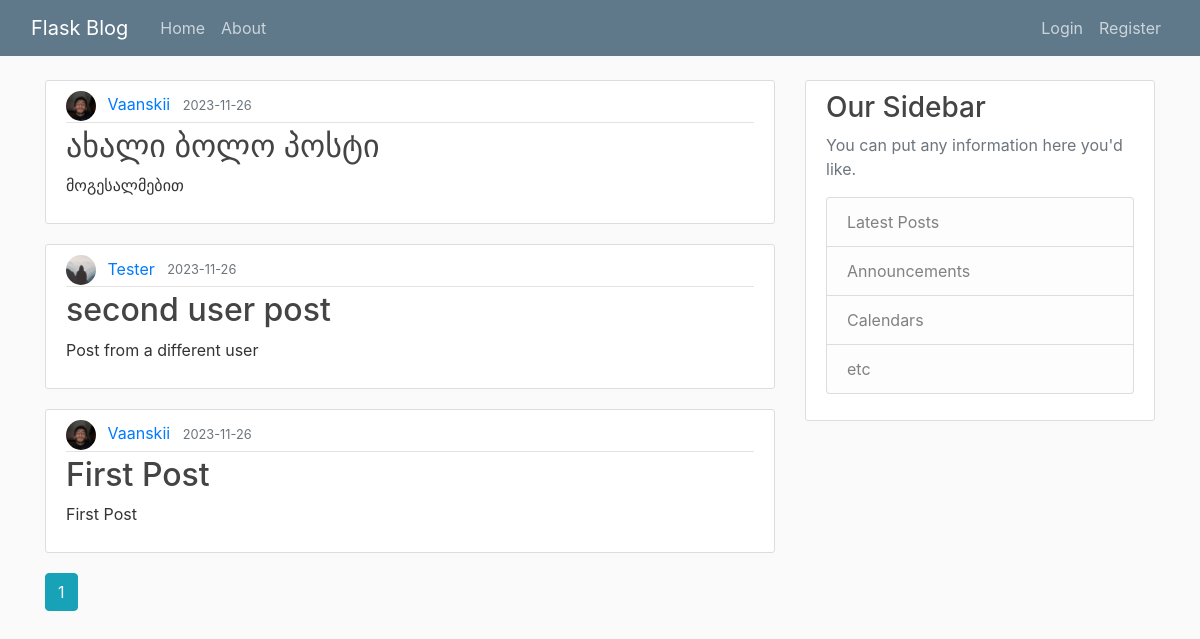
The page /home on the database its author committed.
### flaskblog/models.py (models this page shows, shortened)
class Post(db.Model):
    id = db.Column(db.Integer, primary_key=True)
    title = db.Column(db.String(100), nullable=False)
    date_posted = db.Column(db.DateTime, nullable=False, default=datetime.utcnow)
    content = db.Column(db.Text, nullable=False)
    user_id = db.Column(db.Integer, db.ForeignKey('user.id'), nullable=False)

class User(db.Model, UserMixin):
    id = db.Column(db.Integer, primary_key=True)
    username = db.Column(db.String(20), unique=True, nullable=False)
    email = db.Column(db.String(120), unique=True, nullable=False)
    image_file = db.Column(db.String(20), nullable=False, default='default.jpg')
    password = db.Column(db.String(60), nullable=False)
    posts = db.relationship('Post', backref='author', lazy=True)

### flaskblog/routes.py (the view)
@app.route('/')
@app.route('/home')
def home():
    page = request.args.get('page', 1, type=int)
    posts = Post.query.order_by(Post.date_posted.desc()).paginate(page=page, per_page=5)
    return render_template('home.html', posts=posts)

### flaskblog/templates/home.html
{% extends "layout.html" %}
{% block content %}
    {% for post in posts.items %}
    <article class="media content-section">
        <div class="media-body">
          <div class="article-metadata">
            <img class="rounded-circle article-img" src="{{ url_for('static', filename='profile_pics/' + post.author.image_file) }}" alt="">
            <a class="mr-2" href="{{ url_for('user_posts', username=post.author.username) }}">{{ post.author.username }}</a>
            <small class="text-muted">{{ post.date_posted.strftime('%Y-%m-%d') }}</small>
          </div>
          <h2><a class="article-title" href="{{ url_for('post', post_id=post.id) }}">{{ post.title }}</a></h2>
          <p class="article-content">{{ post.content }}</p>
        </div>
    </article>
    {% endfor %}
    {% for page_num in posts.iter_pages(left_edge=1, right_edge=1, left_current=1, right_current=2) %}
        {% if page_num %}
            {% if posts.page == page_num %}
                <a class="btn btn-info mb-4" href="{{ url_for('home', page=page_num) }}">{{ page_num }}</a>
            {% else %}
                <a class="btn btn-outline-info mb-4" href="{{ url_for('home', page=page_num) }}">{{ page_num }}</a>
            {% endif %}
        {% else %}
            ...
        {% endif %}
    {% endfor %}
{% endblock content %}

### flaskblog/templates/layout.html (shortened to what this page needs)
<!DOCTYPE html>
<html lang="en">
<head>
    <link href="https://cdn.jsdelivr.net/npm/bootstrap@4.6.0/dist/css/bootstrap.min.css" rel="stylesheet">
    <link rel="stylesheet" type="text/css" href="{{ url_for('static', filename="main.css") }}">
</head>
<body>
    <header class="site-header">
        <nav class="navbar navbar-expand-md navbar-dark bg-steel fixed-top">
          <div class="container-fluid">
            <a class="navbar-brand mr-4" href="/">Flask Blog</a>
            <div class="collapse navbar-collapse" id="navbarToggle">
              <div class="navbar-nav">
                <a class="nav-item nav-link" href="{{ url_for('home') }}">Home</a>
                <a class="nav-item nav-link" href="{{ url_for('about') }}">About</a>
              </div>
            </div>
            <div class="navbar-nav ">
                {% if current_user.is_authenticated %}
                <a class="nav-item nav-link" href="{{ url_for('new_post') }}">New Post</a>
                <a class="nav-item nav-link" href="{{ url_for('account') }}">Account</a>
                <a class="nav-item nav-link" href="{{ url_for('logout') }}">Logout</a>
                {% else %}
                  <a class="nav-item nav-link" href="{{ url_for('login') }}">Login</a>
                  <a class="nav-item nav-link" href="{{ url_for('register') }}">Register</a>
                {% endif %}
            </div>
          </div>
        </nav>
      </header>
      <main role="main" class="container">
        <div class="row">
          <div class="col-md-8">
            {% block content %}{% endblock %}
          </div>
          <div class="col-md-4">
            <div class="content-section">
              <h3>Our Sidebar</h3>
              <p class='text-muted'>You can put any information here you'd like.
                <ul class="list-group">
                  <li class="list-group-item list-group-item-light">Latest Posts</li>
                  <li class="list-group-item list-group-item-light">Announcements</li>
                  <li class="list-group-item list-group-item-light">Calendars</li>
                  <li class="list-group-item list-group-item-light">etc</li>
                </ul>
              </p>
            </div>
          </div>
        </div>
      </main>
</body>
</html>

### flaskblog/static/main.css (style rules this page uses)
body { background: #fafafa; color: #333333; margin-top: 5rem; }
h1, h2, h3, h4, h5, h6 { color: #444444; }
.bg-steel { background-color: #5f788a; }
.site-header .navbar-nav .nav-link { color: #cbd5db; }
.content-section { background: #ffffff; padding: 10px 20px; border: 1px solid #dddddd; border-radius: 3px; margin-bottom: 20px; }
.article-title { color: #444444; }
.article-content { white-space: pre-line; }
.article-img { height: 65px; width: 65px; margin-right: 16px; }
.article-metadata { padding-bottom: 1px; margin-bottom: 4px; border-bottom: 1px solid #e3e3e3 }
.article-img { width:30px; height: 30px; margin-right:7px; }

### rows shown on the page
Post: image_file (picture), author.username "Vaanskii", date_posted "2023-11-26", title "ახალი ბოლო პოსტი", content "მოგესალმებით"
Post: image_file (placeholder picture), author.username "Tester", date_posted "2023-11-26", title "second user post", content "Post from a different user"
Post: image_file (picture), author.username "Vaanskii", date_posted "2023-11-26", title "First Post", content "First Post"

### other values the page prints
{{ page_num }} "1"
